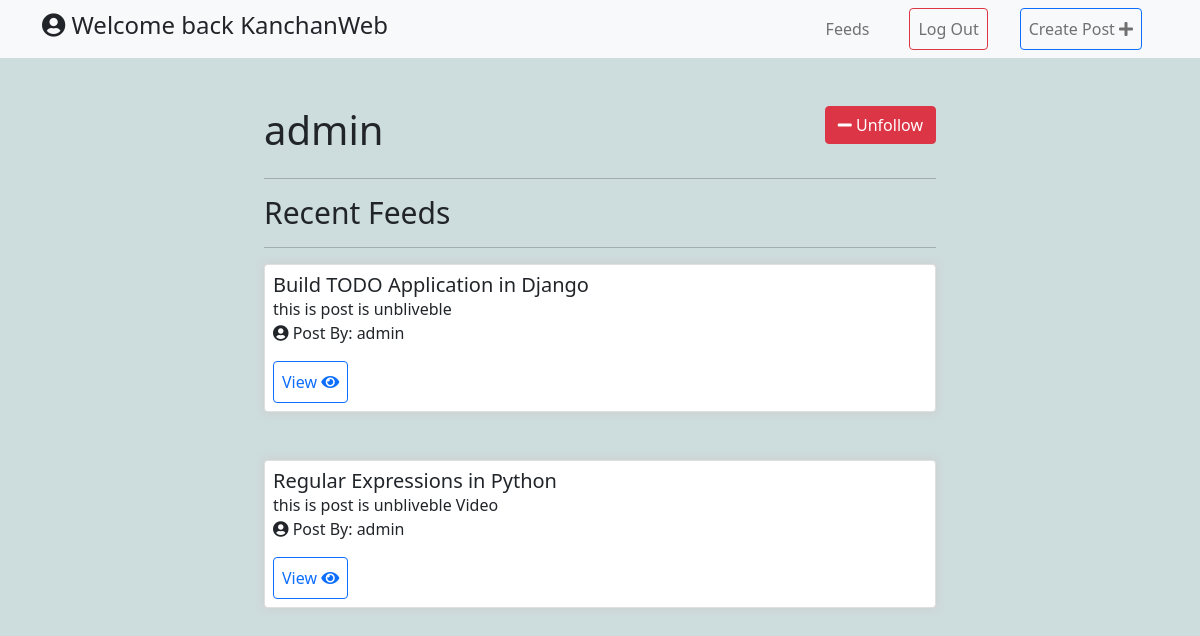
The page /person/1 (signed in) on the database its author committed.
### blog/models.py (models this page shows, shortened)
class Post(models.Model):
    user = models.ForeignKey(User, on_delete=models.CASCADE)
    name = models.CharField(max_length=100, blank=True)
    caption = models.CharField(max_length=65)
    content = models.TextField(blank=True)
    upload_file = models.FileField(
        upload_to="videos",
        blank=True,
        validators=[FileExtensionValidator(["mp4", "jpeg", "png", "jpg"])],
    )
    create_date = models.DateTimeField(default=dt.datetime.now)
    updated_date = models.DateTimeField(default=dt.datetime.now)

### blog/views.py (the view)
# urls.py: path("person/<int:id>", views.view_person, name="view-person"),
def view_person(request, id):
    user = get_object_or_404(User, id=id)
    posts = Post.objects.filter(user_id=user.id)
    user_is_following = FollowedPerson.objects.filter(
        person=user, user=request.user
    ).exists()
    context = {
        "posts": posts,
        "user_is_following": user_is_following,
        "user": user,
    }
    return render(request, "view_person.html", context)

### blog/templates/view_person.html (shortened to what this page needs)
{% extends 'base.html' %}
{% load static %}
{% block content %}
<div class="container">
    <div class="row d-flex justify-content-center p-5">
        <div class="col-md-8 d-flex justify-content-between aligin-items-center">
            <div>
                <h1>{{user.username}}</h1>
            </div>
            <div>
                <form method="POST" class="">
                    {% if user_is_following %}
                    <button class="btn btn-danger" type="submit" formaction="{% url 'blog:unfollow' user.id %}">
                        <i class="fa fa-minus" aria-hidden="true"></i> Unfollow
                    </button>
                    {% else %}
                    <button class="btn btn-primary" type="submit" formaction="{% url 'blog:follow' user.id %}">
                        <i class="fa fa-plus" aria-hidden="true"></i>
                        Follow
                    </button>
                    {% endif %}
                </form>
            </div>
        </div>
        <div class="col-md-8">
            <hr>
            <h2 class="h1">Recent Feeds</h2>
            <hr>
        </div>
        {% if user_is_following %}
        {% for blog in posts %}
        <div class="col-md-8 mb-5">
            <div class="card">
                <div class="card-body p-2">
                    <div class="card-titie">
                      <h5 class="m-0">{{blog.name}}</h5>
                    </div>
                    <div class="card-text">
                      <span class="captions">{{blog.caption}}</span>
                      <p><i class="fas fa-user-circle small-text"></i> Post By: {{blog.user}}</p>
                      <a href="{% url 'blog:post-detail' blog.id %}"
                      target="_blank" rel="noopener noreferrer"
                      class="btn btn-outline-primary p-2">
                      View
                      <i class="fa fa-eye" aria-hidden="true"></i></a>
                    </div>
                  </div>
            </div>
        </div>
        {% endfor %}
        {% endif %}
    </div>
</div>
{% endblock content %}

### blog/templates/include/header.html (shortened to what this page needs)
{% load static %}
<nav class="navbar navbar-expand-lg navbar-light bg-light">
  <div class="container">
    <div class="collapse navbar-collapse" id="navbarNav">
      <div class="nav-brand">
        <h4 class="text-dark"> <i class="fa fa-user-circle fa-warning" aria-hidden="true"></i> Welcome back {% if request.user.is_authenticated %} {{request.user.username}} {% else %} Guest {% endif %}</h4>
      </div>
      <ul class="navbar-nav ms-auto py-4 py-lg-0 d-flex align-items-center">
        <li class="nav-item"><a class="nav-link mx-3" href="{% url 'blog:post' %}">Feeds</a></li>
        {% if request.user.is_authenticated %}
        <li class="nav-item"><a class="nav-link mx-3 btn btn-outline-danger" href="{% url 'account:logout' %}">Log Out</a></li>
        <li class="nav-item"><a class="nav-link mx-3 btn btn-outline-primary" href="{% url 'blog:create-post' %}">Create Post <i class="fa fa-plus" aria-hidden="true"></i> </a></li>
        {% else %}
        <li class="nav-item"><a class="nav-link mx-2 btn btn-primary " href="{% url 'account:login' %}">Login</a></li>
        {% endif %}
      </ul>
    </div>
  </div>
</nav>

### social_blog/static/css/styles.css (style rules this page uses)
body { background-color:#cddcdd; }
.h1 { font-size: 30px; }
.card { box-shadow:0px 0px 10px #ccc; }

### rows shown on the page
Post: name "Build TODO Application in Django", caption "this is post is unbliveble", user "admin"
Post: name "Regular Expressions in Python", caption "this is post is unbliveble Video", user "admin"

### other values the page prints
{{ request.user.username }} "KanchanWeb"
{{ user.username }} "admin"
